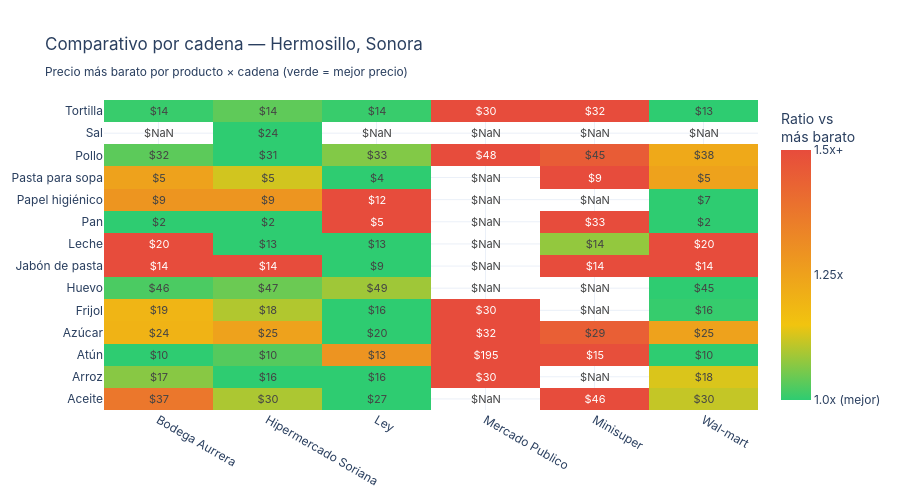

The code cell stored with this chart in its notebook:
### Code cell
def grafica_heatmap_cadenas(df_muni, estado, municipio):
    """
    Heatmap: items × cadenas, mostrando el precio más barato 
    que cada cadena ofrece para cada item.
    """
    # Precio mínimo por item × cadena
    pivot = (
        df_muni
        .groupby(['item_canasta', 'cadena_comercial'])['precio']
        .min()
        .reset_index()
        .pivot_table(index='item_canasta', columns='cadena_comercial', values='precio')
    )
    
    # Normalizar por fila para colores (1.0 = más barato)
    pivot_norm = pivot.div(pivot.min(axis=1), axis=0)
    
    fig = go.Figure(data=go.Heatmap(
        z=pivot_norm.values,
        x=pivot.columns.tolist(),
        y=pivot.index.tolist(),
        text=pivot.values,
        texttemplate='$%{text:.0f}',
        textfont=dict(size=11),
        colorscale=[
            [0.0, '#2ecc71'],   # verde = barato
            [0.3, '#f1c40f'],   # amarillo
            [1.0, '#e74c3c'],   # rojo = caro
        ],
        zmin=1.0,
        zmax=1.5,
        colorbar=dict(
            title='Ratio vs<br>más barato',
            tickvals=[1.0, 1.25, 1.5],
            ticktext=['1.0x (mejor)', '1.25x', '1.5x+'],
        ),
        hovertemplate=(
            '<b>%{y}</b><br>'
            '%{x}: $%{text:.2f}<br>'
            'Ratio: %{z:.2f}x vs mejor precio'
            '<extra></extra>'
        ),
    ))
    
    fig.update_layout(
        title=f'Comparativo por cadena — {municipio}, {estado}<br>'
              f'<sub>Precio más barato por producto × cadena (verde = mejor precio)</sub>',
        height=500,
        template='plotly_white',
        font=dict(family='Inter, sans-serif'),
        xaxis=dict(side='bottom'),
    )
    
    fig.show()

grafica_heatmap_cadenas(df_hmo, 'Sonora', 'Hermosillo')

### Figure 1 — Plotly figure (JSON) as saved in the notebook; plotly's stock layout.template omitted (floating-point values rounded to 4 significant figures)
{"data": [{"colorbar": {"ticktext": ["1.0x (mejor)", "1.25x", "1.5x+"], "tickvals": [1, 1.25, 1.5], "title": {"text": "Ratio vs<br>más barato"}}, "colorscale": [[0, "#2ecc71"], [0.3, "#f1c40f"], [1, "#e74c3c"]], "hovertemplate": "<b>%{y}</b><br>%{x}: $%{text:.2f}<br>Ratio: %{z:.2f}x vs mejor precio<extra></extra>", "text": [[37.0, 29.5, 26.9, NaN, 45.9, 30.0], [17.0, 15.9, 15.9, 29.9, NaN, 18.0], [10.0, 10.3, 12.9, 195.0, 14.9, 10.0], [24.0, 25.0, 20.0, 32.0, 28.9, 25.0], [19.0, 17.5, 15.9, 29.9, NaN, 16.0], [46.0, 47.1, 48.9, NaN, NaN, 45.0], [13.5, 13.9, 9.0, NaN, 13.9, 13.5], [20.0, 12.9, 12.9, NaN, 13.9, 20.0], [2.0, 2.0, 4.9, NaN, 32.9, 2.0], [9.0, 9.0, 11.9, NaN, NaN, 7.0], [5.0, 4.5, 4.0, NaN, 8.9, 5.0], [32.0, 30.9, 32.9, 48.0, 44.9, 38.0], [NaN, 23.9, NaN, NaN, NaN, NaN], [13.5, 13.9, 13.5, 30.0, 31.9, 13.4]], "textfont": {"size": 11}, "texttemplate": "$%{text:.0f}", "type": "heatmap", "x": ["Bodega Aurrera", "Hipermercado Soriana", "Ley", "Mercado Publico", "Minisuper", "Wal-mart"], "y": ["Aceite", "Arroz", "Atún", "Azúcar", "Frijol", "Huevo", "Jabón de pasta", "Leche", "Pan", "Papel higiénico", "Pasta para sopa", "Pollo", "Sal", "Tortilla"], "z": [[1.375, 1.097, 1.0, NaN, 1.706, 1.115], [1.069, 1.0, 1.0, 1.881, NaN, 1.132], [1.0, 1.03, 1.29, 19.5, 1.49, 1.0], [1.2, 1.25, 1.0, 1.6, 1.445, 1.25], [1.195, 1.101, 1.0, 1.881, NaN, 1.006], [1.022, 1.047, 1.087, NaN, NaN, 1.0], [1.5, 1.544, 1.0, NaN, 1.544, 1.5], [1.55, 1.0, 1.0, NaN, 1.078, 1.55], [1.0, 1.0, 2.45, NaN, 16.45, 1.0], [1.286, 1.286, 1.7, NaN, NaN, 1.0], [1.25, 1.125, 1.0, NaN, 2.225, 1.25], [1.036, 1.0, 1.065, 1.553, 1.453, 1.23], [NaN, 1.0, NaN, NaN, NaN, NaN], [1.007, 1.037, 1.007, 2.239, 2.381, 1.0]], "zmax": 1.5, "zmin": 1}], "layout": {"font": {"family": "Inter, sans-serif"}, "height": 500, "title": {"text": "Comparativo por cadena — Hermosillo, Sonora<br><sub>Precio más barato por producto × cadena (verde = mejor precio)</sub>"}, "xaxis": {"side": "bottom"}}}
